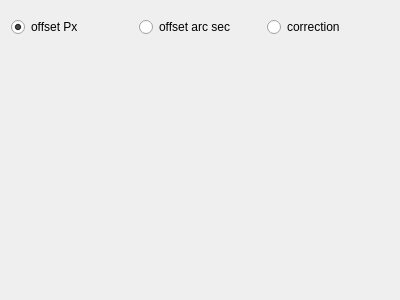
<?xml version="1.0" encoding="UTF-8"?>
<ui version="4.0">
 <class>snowgui::trackviewdialog</class>
 <widget class="QDialog" name="snowgui::trackviewdialog">
  <property name="geometry">
   <rect>
    <x>0</x>
    <y>0</y>
    <width>400</width>
    <height>300</height>
   </rect>
  </property>
  <property name="windowTitle">
   <string>Dialog</string>
  </property>
  <layout class="QVBoxLayout" name="verticalLayout">
   <item>
    <widget class="QWidget" name="buttonWidget" native="true">
     <property name="maximumSize">
      <size>
       <width>16777215</width>
       <height>32</height>
      </size>
     </property>
     <layout class="QHBoxLayout" name="horizontalLayout">
      <property name="leftMargin">
       <number>0</number>
      </property>
      <property name="topMargin">
       <number>0</number>
      </property>
      <property name="rightMargin">
       <number>0</number>
      </property>
      <property name="bottomMargin">
       <number>0</number>
      </property>
      <item>
       <widget class="QRadioButton" name="offsetPxButton">
        <property name="text">
         <string>offset Px</string>
        </property>
        <property name="checked">
         <bool>true</bool>
        </property>
       </widget>
      </item>
      <item>
       <widget class="QRadioButton" name="offsetArcsecButton">
        <property name="text">
         <string>offset arc sec</string>
        </property>
       </widget>
      </item>
      <item>
       <widget class="QRadioButton" name="correctionButton">
        <property name="text">
         <string>correction</string>
        </property>
       </widget>
      </item>
     </layout>
    </widget>
   </item>
   <item>
    <widget class="snowgui::ChannelDisplayWidget" name="gpWidget" native="true"/>
   </item>
  </layout>
 </widget>
 <customwidgets>
  <customwidget>
   <class>snowgui::ChannelDisplayWidget</class>
   <extends>QWidget</extends>
   <header location="global">ChannelDisplayWidget.h</header>
   <container>1</container>
  </customwidget>
 </customwidgets>
 <resources/>
 <connections/>
</ui>
